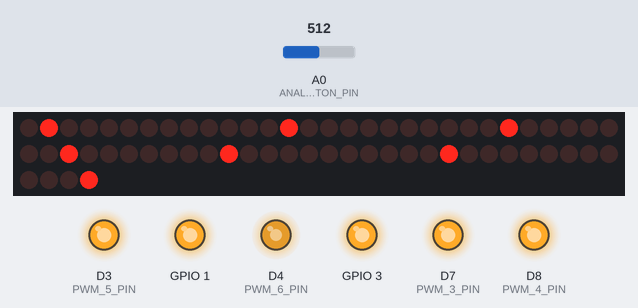
The program below on a simulated ESP8266 (Wemos D1 mini). Parts: 64 shift-register outputs drawn as a row of LEDs (first output left, lit = HIGH), output pins drawn as LEDs (lit = HIGH). Wiring (inferred from the names in the program): 8 × shift register (74HC595): data D6; shift clock D5; latch D0. Wiring (inferred from the signals the program sends): row of LEDs: on Q0, Q1, Q2, Q3, Q4, Q5, Q6, Q7, Q8, Q9, Q10, Q11, Q12, Q13, Q14, Q15, Q16, Q17, Q18, Q19, Q20, Q21, Q22, Q23, Q24, Q25, Q26, Q27, Q28, Q29, Q30, Q31, Q32, Q33, Q34, Q35, Q36, Q37, Q38, Q39, Q40, Q41, Q42, Q43, Q44, Q45, Q46, Q47, Q48, Q49, Q50, Q51, Q52, Q53, Q54, Q55, Q56, Q57, Q58, Q59, Q60, Q61, Q62, Q63. Inputs (shaded band) come from the test bench; at power-on: A0 (ANALOG_BUTTON_PIN) = 512. WiFi joins after 1.5 s; servers stay silent unless stated; network time is answered at once with the bench clock; the local clock reads 2024-03-15 10:24:30 at power-on unless the program sets it; not simulated (calls return 0 or success): secrets.h; pins used as bus, display or sensor lines are not drawn.

Above: at 2.0 s.
At 6.58 s:
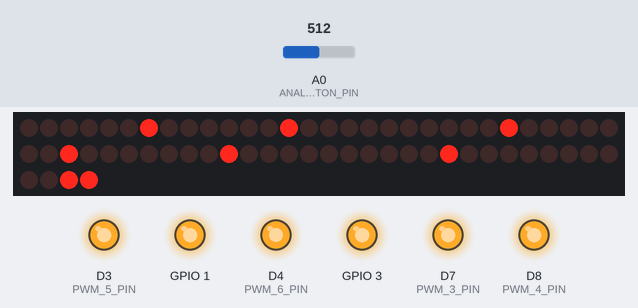
At 11.58 s:
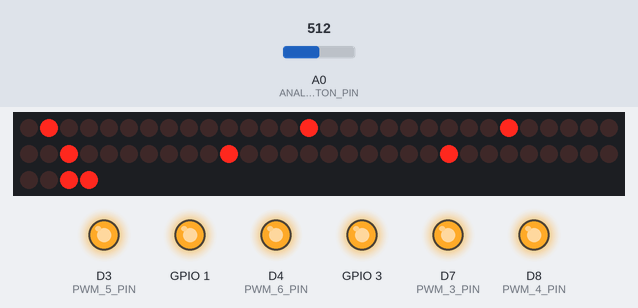
At 20.58 s:
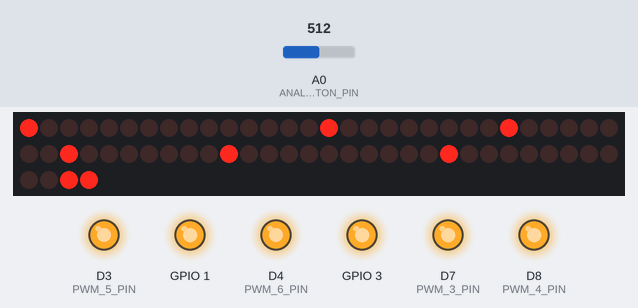
At 29.58 s:
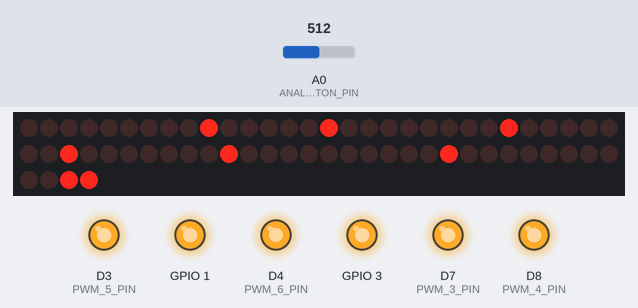
At 39.58 s:
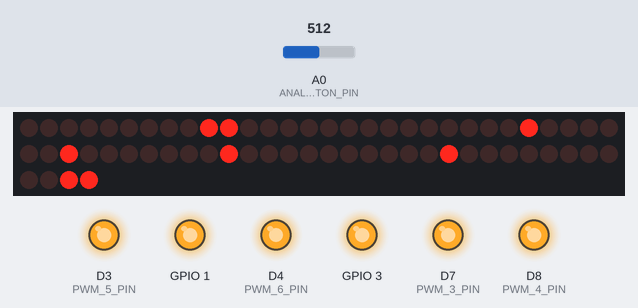
Timing chart, 0 to 40.0 s (numbered marks = the images above):
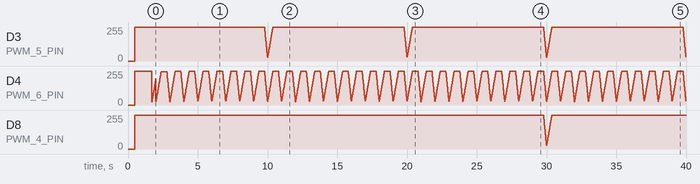

The program:

main.cpp
```cpp
#include <Arduino.h>

#include <Wire.h>
#include <Adafruit_I2CDevice.h>
#include <Adafruit_BusIO_Register.h>

#include <NTPClient.h>
#include <ESP8266WiFi.h>
#include <WiFiUdp.h>
#include <RTClib.h>

#include <stdlib.h>

#include "display.h"
#include "secrets.h"


// === Configurable constants ===
// analog button pin
static const uint8_t ANALOG_BUTTON_PIN = A0;

// PWM pins mapping
static const uint8_t PWM_1_PIN = TX;
static const uint8_t PWM_2_PIN = RX;
static const uint8_t PWM_3_PIN = D7;
static const uint8_t PWM_4_PIN = D8;
static const uint8_t PWM_5_PIN = D3;
static const uint8_t PWM_6_PIN = D4;

// PWM settings
static const uint16_t PWM_FREQ_HZ = 250; // default 250 hz
static const uint16_t PWM_RES_BITS = 10;  // 4-16 bits
static const uint16_t MIN_BRIGHTNESS = 100;
static const uint16_t MAX_BRIGHTNESS = 1023; // max = 2^PWM_RES_BITS
static const uint16_t HIGH_BRIGHTNESS_THRESHOLD = uint16_t((double)MAX_BRIGHTNESS * 1.0 - 0.1);
static const uint16_t LOW_BRIGHTNESS_THRESHOLD = uint16_t((double)MIN_BRIGHTNESS * 1.0 + 0.1);

// digits change fade in/out effect time
static const uint16_t FADE_IN_MILLIS = 380;
static const uint16_t FADE_OUT_MILLIS = 220;

// delay between PWM duty update (digits change fade in/out effect)
static const uint16_t PWM_CHANGE_DELAY_MILLIS = 10;

// update time fron NTP server every N days
static const uint8_t NTP_UPDATE_PERIOD_DAYS = 3;

// dits status blink delay
static const uint16_t STATUS_BLINK_DELAY = 150;

// Timezone, default UTC+3
static const long TIMEZONE_OFFSET_SECONDS = 3 * 60 * 60;

// NTP server address
static const char NTP_SERVER_ADDR[] = "time.google.com";

// WiFi credentials
// Define constants in secrets.h file or change to ssid and password string
const char *ssid     = WIFI_SSID;
const char *password = WIFI_PASSWORD;

const char *CLOCK_HOSTNAME = "nixie-clock-in14";

static const uint16_t WIFI_CHECK_TIMEOUT = 300; // do not set values greater than ~500, this will affect the clock animation
static const uint16_t WIFI_CHECK_DELAY = 3000;

// Input
static const uint16_t UP_BUTTON_VALUE = 389;
static const uint16_t DOWN_BUTTON_VALUE = 105;
static const uint16_t SET_BUTTON_VALUE = 10;

static const uint16_t BUTTON_MEASURE_HALF_WINDOW = 25;
static const uint16_t BUTTON_MEASURE_DELAY_MILLIS = 5;
static const uint16_t BUTTON_MEASURE_COUNTS = 5; // only odd values
static const uint16_t BUTTON_MEASURE_PRESSED_THRESHOLD = 800;

static const uint16_t BUTTON_LONG_PRESS_TIME = 800;


// === Constants ===

static const uint8_t pwmDutyPinsSequence[6] {PWM_1_PIN, PWM_2_PIN, PWM_3_PIN, PWM_4_PIN, PWM_5_PIN, PWM_6_PIN};


// === Variables ===

// 0 = disabled, 1 = fade out, 2 = fade in, 3 = in/out
uint8_t dimmPinsFadeState[6] { 0, 0, 0, 0, 0, 3 };

RTC_DS3231 rtc;

// WiFi
WiFiUDP ntpUDP;
NTPClient timeClient(ntpUDP, NTP_SERVER_ADDR, TIMEZONE_OFFSET_SECONDS);
wl_status_t lastWifiStatus = wl_status_t::WL_IDLE_STATUS;
uint32_t lastWifiStatusCheck = 0;

// Global state
enum class State { CLOCK_DISPLAY, CLOCK_SETUP, BRIGHTNESS_SETUP, DIGITS_DIAGNOSTIC, WIFI_STATUS, ANTI_POISONING,
     STATE_ITEMS };
State state = State::CLOCK_DISPLAY;

// last obtained time from RTC chip
uint8_t lastHour = 0;
uint8_t lastMinute = 0;
uint8_t lastSecond = 0;

// timers
uint32_t lastClockChangeMillis = 0;
uint32_t lastPWMChangeMillis = 0;
uint32_t lastNTPUpdateMillis = 0;
uint32_t lastBlinkMillis = 0;
uint32_t diagnosticMillis = 0;

uint32_t diagnosticCounter = 0;

// display status
bool statusBlinkEnabled = false;
uint8_t statusBlinkState = 1;

// input
bool readButton = false;
uint32_t lastInputReadMillis = 0;
uint32_t buttonsPressedStartMillis = 0;
uint16_t buttonsInputAcc[BUTTON_MEASURE_COUNTS];
uint8_t buttonsInputMeasureCount = 0;

enum class ButtonType { NONE = 0, UP = 1, DOWN = 2, SET = 3 };
enum class PressType { NONE = 0, SHORT = 1, LONG = 2 };
ButtonType buttonType = ButtonType::NONE;
PressType pressType = PressType::NONE;


void handleState();
void displayClock(DateTime now);
void display();
void initDisplay();
void initRTC();
void initWiFi();
void initPWM();
void setMaxPWM();
void setZeroPWM();
void setPWM(uint16_t value);
void setRelativeBrightness(uint8_t pin, uint32_t value, uint32_t range);
void rightDotBlinkSync();
void rightDotBlinkAsync();
void displayInitStatus(uint8_t status);
void performNetworkTasks();
void inputHandler();
int comparator(const void * a, const void * b);


void setup() {
    delay(500);

    // init display
    initPWM();
    setZeroPWM();
    initDisplay();
    setMaxPWM();

    displayInitStatus(1);
    rightDotBlinkSync();

    // initRTC
    displayInitStatus(2);
    initRTC();

    // initWiFi
    displayInitStatus(3);
    initWiFi();
}

void loop() {
    // === Input ===
    inputHandler();

    // === processing section ===
    rightDotBlinkAsync(); // display status
    performNetworkTasks();

    // === display section ===
    clearBufferWithoutDots();
    handleState();
    displayBuffer();
}

void handleState() {
    DateTime now = rtc.now();
    uint32_t currentMillis = millis();
    switch (state) {
        case State::CLOCK_DISPLAY:
            displayClock(now);
            break;
        case State::CLOCK_SETUP:
            setMaxPWM();
            setDigits((int) State::CLOCK_SETUP, 1, 0, 0, 0, 0, 0, 0, 0, 0, 0, 0);
            // TODO change clock
            break;
        case State::BRIGHTNESS_SETUP:
            setMaxPWM();
            setDigits((int) State::BRIGHTNESS_SETUP, 1, 0, 0, 0, 0, 0, 0, 0, 0, 0, 0);
            // TODO change brightness
            break;
        case State::DIGITS_DIAGNOSTIC:
            setMaxPWM();
            if (currentMillis - diagnosticMillis >= 1000) {
                diagnosticCounter = (diagnosticCounter + 1) % 10;
                diagnosticMillis = currentMillis;
            }

            setDigits(diagnosticCounter, diagnosticCounter, diagnosticCounter, diagnosticCounter, diagnosticCounter, diagnosticCounter);
            setDots(diagnosticCounter % 2, diagnosticCounter % 2);
            break;
        case State::WIFI_STATUS:
            setMaxPWM();
            setDigits((int) State::WIFI_STATUS, 1, 0, 0, 0, 0, 0, 0, 0, 0, lastWifiStatus, 1);
            break;
        case State::ANTI_POISONING:
            setMaxPWM();
            // TODO вынести в отдельную функцию статуса - номер слева, цифра данных справа
            setDigits((int) State::ANTI_POISONING, 1, 0, 0, 0, 0, 0, 0, 0, 0, 0, 0);
            // TODO ANTI_POISONING
            break;
        default:
            delay(1000);
            break;
    }
}


void displayClock(DateTime now) {
    uint8_t second = now.second();
    uint8_t minute = now.minute();
    uint8_t hour = now.hour();
    uint32_t currentMillis = millis();

    if (lastSecond != second || lastMinute != minute || lastHour != hour) {
        // At the end of the loop there are 980-1007 ms if there are no other calculations in the loop
        lastClockChangeMillis = currentMillis;

        // group digits for dimming by rule: fade out -> fade in
        dimmPinsFadeState[0] =
            ((hour % 10 == 9 || hour == 23) && minute == 59 && second == 59) + // (_9)|(23)-59-59 -> 1
             (hour % 10 == 0 && minute == 0 && second == 0) * 2; // _0-00-00 -> 2
        dimmPinsFadeState[1] = (minute == 59 && second == 59) + (minute == 0 && second == 0) * 2;  // __-59-59 -> 1 ; __-00-00 -> 2
        dimmPinsFadeState[2] = (minute % 10 == 9 && second == 59) + (minute % 10 == 0 && second == 0) * 2;  // __-_9-59 -> 1 ; __-_0-00 -> 2
        dimmPinsFadeState[3] = (second == 59) + (second == 0) * 2; // __-__-59 -> 1 ; __-__-00 -> 2
        dimmPinsFadeState[4] = (second % 10 == 9) + (second % 10 == 0) * 2; // __-__-_9 -> 1 ; __-__-_0 -> 2
    }

    uint32_t secondTimePoint = currentMillis - lastClockChangeMillis;
    // set dimming value
    if (currentMillis - lastPWMChangeMillis >= PWM_CHANGE_DELAY_MILLIS) {
        if (secondTimePoint <= FADE_IN_MILLIS) {
            // fade in
            for (uint8_t i = 0; i < 6; i++) {
                if (dimmPinsFadeState[i] == 2 || dimmPinsFadeState[i] == 3) {
                    setRelativeBrightness(pwmDutyPinsSequence[i], secondTimePoint, FADE_IN_MILLIS);
                }
            }
            lastPWMChangeMillis = currentMillis;
        } else if (secondTimePoint <= 1000 && (1000 - secondTimePoint) <= FADE_OUT_MILLIS) {
            // fade out
            for (uint8_t i = 0; i < 6; i++) {
                if (dimmPinsFadeState[i] == 1 || dimmPinsFadeState[i] == 3) {
                    setRelativeBrightness(pwmDutyPinsSequence[i], max(1000 - secondTimePoint, uint32_t(0)), FADE_OUT_MILLIS);
                }
            }
            lastPWMChangeMillis = currentMillis;
        }

        // fallback restore brightness for other digits
        for (uint8_t i = 0; i < 6; i++) {
            if (dimmPinsFadeState[i] == 0) {
                analogWrite(pwmDutyPinsSequence[i], MAX_BRIGHTNESS);
            }
        }
    }

    // display current time
    setDigits(hour, minute, second);

    if (!statusBlinkEnabled) {
        setDots(1, 1);
    }

    lastHour = hour;
    lastMinute = minute;
    lastSecond = second;
}

void initDisplay() {
    initPorts();
    digitalWrite(HC595_LATCH_PIN, HIGH);
    clearBufferWithoutDots();
    displayBuffer();
}

void initRTC() {
    // TODO if possible - add RTC chip reset pin
    while (!rtc.begin()) {
        delay(500);
    }
}

void initWiFi() {
    WiFi.hostname(CLOCK_HOSTNAME);
    WiFi.begin(ssid, password);
    WiFi.setAutoReconnect(true);
}

void initPWM() {
    // init PWM pins
    for (uint8_t i = 0; i < 6; i++)
        pinMode(pwmDutyPinsSequence[i], OUTPUT);

    analogWriteFreq(PWM_FREQ_HZ);
    analogWriteResolution(PWM_RES_BITS);
}

void setMaxPWM() {
    setPWM(MAX_BRIGHTNESS);
}

void setZeroPWM() {
    setPWM(0);
}

void setPWM(uint16_t value) {
    for (uint8_t i = 0; i < 6; i++)
        analogWrite(pwmDutyPinsSequence[i], value);
}

// value = [0...range]
void setRelativeBrightness(uint8_t pin, uint32_t value, uint32_t range) {
    uint32_t calculatedValue = (uint32_t)
        min(
            max(
                (uint32_t) ((((double_t) value / (double_t) range) * ((double_t) MAX_BRIGHTNESS - (double_t) MIN_BRIGHTNESS)) + MIN_BRIGHTNESS),
                (uint32_t) MIN_BRIGHTNESS),
            (uint32_t) MAX_BRIGHTNESS);
    calculatedValue = calculatedValue > HIGH_BRIGHTNESS_THRESHOLD ? MAX_BRIGHTNESS : calculatedValue;
    calculatedValue = calculatedValue < LOW_BRIGHTNESS_THRESHOLD ? MIN_BRIGHTNESS : calculatedValue;
    analogWrite(pin, calculatedValue);
}

void rightDotBlinkSync()
{
    int blinks = 0;
    while (blinks < 4)
    {
        setDots(0, 1);
        displayBuffer();
        delay(STATUS_BLINK_DELAY);

        setDots(0, 0);
        displayBuffer();
        delay(STATUS_BLINK_DELAY);

        blinks++;
    }
    setDots(0, 1);
}

void rightDotBlinkAsync() {
    if (statusBlinkEnabled) {
        uint32_t currentMillis = millis();
        if (currentMillis - lastBlinkMillis > STATUS_BLINK_DELAY) {
            setDots(0, statusBlinkState);
            displayBuffer();
            statusBlinkState = !statusBlinkState;
            lastBlinkMillis = currentMillis;
        }
    }
}

void displayInitStatus(uint8_t status) {
    clearBufferWithoutDots();
    setDots(0, 1);
    setDigits(status);
    displayBuffer();
}

void performNetworkTasks() {
    uint32_t currentMillis = millis();
    uint32_t lastClockChange = currentMillis - lastClockChangeMillis;
    bool noAnimationPeriod = state != State::CLOCK_DISPLAY || (lastClockChange > (FADE_IN_MILLIS + 5) && lastClockChange < (1000 - FADE_OUT_MILLIS - WIFI_CHECK_TIMEOUT - 5));

    // check connection status
    if (currentMillis - lastWifiStatusCheck >= WIFI_CHECK_DELAY && noAnimationPeriod) {
        int8_t status = WiFi.waitForConnectResult(WIFI_CHECK_TIMEOUT);
        lastWifiStatus = status == -1 ? wl_status_t::WL_IDLE_STATUS : (wl_status_t) status;
        lastWifiStatusCheck = currentMillis;
    }

    statusBlinkEnabled = lastWifiStatus != WL_CONNECTED;

    // update time from NTP server every NTP_UPDATE_PERIOD_DAYS days from start
    if ((lastNTPUpdateMillis == 0 || (currentMillis - lastNTPUpdateMillis > NTP_UPDATE_PERIOD_DAYS * 24 * 60 * 60 * 1000)) && noAnimationPeriod) {
        if (lastWifiStatus == WL_CONNECTED) {
            WiFi.persistent(true);

            timeClient.begin();
            if (timeClient.update()) {
                rtc.adjust(DateTime(timeClient.getEpochTime()));
                lastNTPUpdateMillis = currentMillis;
                statusBlinkEnabled = false;
            } else {
                statusBlinkEnabled = true;
            }
        }
    }
}

// Raw ADC values
void inputHandler() {
    uint32_t currentMillis = millis();
    uint32_t currentMeasure = analogRead(ANALOG_BUTTON_PIN);

    if (!readButton) {
        if (currentMeasure < BUTTON_MEASURE_PRESSED_THRESHOLD) {
            buttonsPressedStartMillis = currentMillis;
            readButton = true;
        }
    } else {
        if (buttonsInputMeasureCount < BUTTON_MEASURE_COUNTS) {
            // measure
            if (currentMillis - lastInputReadMillis >= BUTTON_MEASURE_DELAY_MILLIS) {
                buttonsInputAcc[buttonsInputMeasureCount] = currentMeasure;
                buttonsInputMeasureCount++;
                lastInputReadMillis = currentMillis;
            }
        } else {
            // calculate press and button type
            if (currentMeasure > BUTTON_MEASURE_PRESSED_THRESHOLD) {
                // TODO add very long press
                pressType = (currentMillis - buttonsPressedStartMillis) >= BUTTON_LONG_PRESS_TIME ?
                    PressType::LONG : PressType::SHORT;

                std::qsort(buttonsInputAcc, BUTTON_MEASURE_COUNTS, sizeof(uint16_t), comparator);
                uint16_t measureMedian = buttonsInputAcc[BUTTON_MEASURE_COUNTS % 2];

                if (measureMedian > (UP_BUTTON_VALUE - BUTTON_MEASURE_HALF_WINDOW) && measureMedian < (UP_BUTTON_VALUE + BUTTON_MEASURE_HALF_WINDOW)) {
                    buttonType = ButtonType::UP;
                }
                if (measureMedian > (DOWN_BUTTON_VALUE - BUTTON_MEASURE_HALF_WINDOW) && measureMedian < (DOWN_BUTTON_VALUE + BUTTON_MEASURE_HALF_WINDOW)) {
                    buttonType = ButtonType::DOWN;
                }
                if (measureMedian > std::max((SET_BUTTON_VALUE - BUTTON_MEASURE_HALF_WINDOW), 0) && measureMedian < (SET_BUTTON_VALUE + BUTTON_MEASURE_HALF_WINDOW)) {
                    buttonType = ButtonType::SET;
                }

                // reset state
                readButton = false;
                buttonsInputMeasureCount = 0;
                buttonsPressedStartMillis = 0;
                lastInputReadMillis = 0;
            }
        }
    }

    // handle result
    if (pressType != PressType::NONE && buttonType != ButtonType::NONE) {
        if (buttonType == ButtonType::SET && pressType == PressType::SHORT) {
            // change current state
            state = (State)(((int) state + 1) % ((int) State::STATE_ITEMS));
        }

        // TODO handle input

        buttonType = ButtonType::NONE;
        pressType = PressType::NONE;
    }
}

int comparator(const void * a, const void * b) {
    return ( *(uint16_t*)a - *(uint16_t*)b );
}
```

display.h
```cpp
#include <Arduino.h>

// 74HC pins
static const uint8_t HC595_LATCH_PIN = D0; // ST_CP
static const uint8_t HC595_CLOCK_PIN = D5; // SH_CP
static const uint8_t HC595_DATA_PIN = D6;  // DS

// clock dots
static const uint8_t L_DOT_INDEX = 1;
static const uint8_t R_DOT_INDEX = 0;

void initPorts();
void clearBufferWithoutDots();
void displayBuffer();
void printBuffer();
void setDots(uint8_t ldot, uint8_t rdot);
void setDigits(uint8_t h, uint8_t m, uint8_t s);
void setDigits(uint8_t h1, uint8_t h2, uint8_t m1, uint8_t m2,uint8_t s1, uint8_t s2);
void setDigits(
    uint8_t h1, uint8_t v1,
    uint8_t h2, uint8_t v2,
    uint8_t m1, uint8_t v3,
    uint8_t m2, uint8_t v4,
    uint8_t s1, uint8_t v5,
    uint8_t s2, uint8_t v6
);
void setDigits(uint32_t value);
```

Source omitted: display.cpp (2741 bytes)
